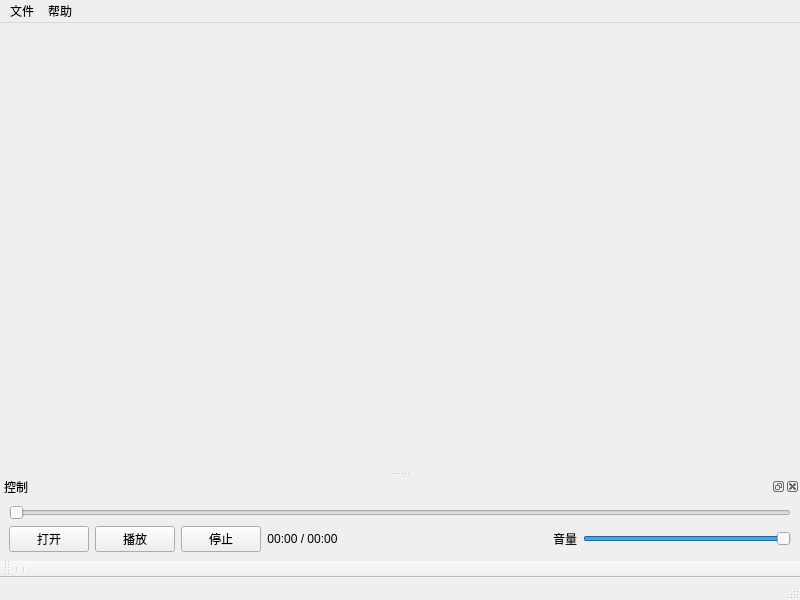
<?xml version="1.0" encoding="UTF-8"?>
<ui version="4.0">
 <class>MainWindow</class>
 <widget class="QMainWindow" name="MainWindow">
  <property name="geometry">
   <rect>
    <x>0</x>
    <y>0</y>
    <width>800</width>
    <height>600</height>
   </rect>
  </property>
  <property name="windowTitle">
   <string>YXVodPlayer</string>
  </property>
  <widget class="QWidget" name="centralwidget"/>
  <widget class="QMenuBar" name="menubar">
   <property name="geometry">
    <rect>
     <x>0</x>
     <y>0</y>
     <width>800</width>
     <height>24</height>
    </rect>
   </property>
   <widget class="QMenu" name="menuFile">
    <property name="title">
     <string>文件</string>
    </property>
    <addaction name="actionOpen"/>
    <addaction name="separator"/>
    <addaction name="actionQuit"/>
   </widget>
   <widget class="QMenu" name="menuHelp">
    <property name="title">
     <string>帮助</string>
    </property>
    <addaction name="actionAbout"/>
   </widget>
   <addaction name="menuFile"/>
   <addaction name="menuHelp"/>
  </widget>
  <widget class="QStatusBar" name="statusbar"/>
  <widget class="QToolBar" name="toolBar">
   <property name="windowTitle">
    <string>toolBar</string>
   </property>
   <attribute name="toolBarArea">
    <enum>BottomToolBarArea</enum>
   </attribute>
   <attribute name="toolBarBreak">
    <bool>false</bool>
   </attribute>
   <addaction name="separator"/>
   <addaction name="separator"/>
  </widget>
  <widget class="QDockWidget" name="controlDock">
   <property name="windowTitle">
    <string>控制</string>
   </property>
   <attribute name="dockWidgetArea">
    <number>8</number>
   </attribute>
   <widget class="QWidget" name="dockWidgetContents">
    <layout class="QVBoxLayout" name="verticalLayout">
     <item>
      <widget class="QSlider" name="seekSlider">
       <property name="maximum">
        <number>1000</number>
       </property>
       <property name="orientation">
        <enum>Qt::Horizontal</enum>
       </property>
      </widget>
     </item>
     <item>
      <layout class="QHBoxLayout" name="horizontalLayout">
       <item>
        <widget class="QPushButton" name="openButton">
         <property name="text">
          <string>打开</string>
         </property>
        </widget>
       </item>
       <item>
        <widget class="QPushButton" name="playPauseButton">
         <property name="text">
          <string>播放</string>
         </property>
        </widget>
       </item>
       <item>
        <widget class="QPushButton" name="stopButton">
         <property name="text">
          <string>停止</string>
         </property>
        </widget>
       </item>
       <item>
        <widget class="QLabel" name="timeLabel">
         <property name="text">
          <string>00:00 / 00:00</string>
         </property>
         <property name="minimumWidth">
          <number>120</number>
         </property>
         <property name="alignment">
          <set>Qt::AlignCenter</set>
         </property>
        </widget>
       </item>
       <item>
        <spacer name="horizontalSpacer">
         <property name="orientation">
          <enum>Qt::Horizontal</enum>
         </property>
         <property name="sizeHint" stdset="0">
          <size>
           <width>40</width>
           <height>20</height>
          </size>
         </property>
        </spacer>
       </item>
       <item>
        <widget class="QLabel" name="volumeLabel">
         <property name="text">
          <string>音量</string>
         </property>
        </widget>
       </item>
       <item>
        <widget class="QSlider" name="volumeSlider">
         <property name="maximum">
          <number>100</number>
         </property>
         <property name="value">
          <number>100</number>
         </property>
         <property name="orientation">
          <enum>Qt::Horizontal</enum>
         </property>
        </widget>
       </item>
      </layout>
     </item>
    </layout>
   </widget>
  </widget>
  <action name="actionOpen">
   <property name="text">
    <string>打开文件...</string>
   </property>
   <property name="shortcut">
    <string>Ctrl+O</string>
   </property>
  </action>
  <action name="actionQuit">
   <property name="text">
    <string>退出</string>
   </property>
   <property name="shortcut">
    <string>Ctrl+Q</string>
   </property>
  </action>
  <action name="actionAbout">
   <property name="text">
    <string>关于</string>
   </property>
  </action>
 </widget>
 <resources/>
 <connections>
  <connection>
   <sender>actionQuit</sender>
   <signal>triggered()</signal>
   <receiver>MainWindow</receiver>
   <slot>close()</slot>
   <hints>
    <hint type="sourcelabel">
     <x>-1</x>
     <y>-1</y>
    </hint>
    <hint type="destinationlabel">
     <x>399</x>
     <y>299</y>
    </hint>
   </hints>
  </connection>
  <connection>
   <sender>actionOpen</sender>
   <signal>triggered()</signal>
   <receiver>openButton</receiver>
   <slot>click()</slot>
   <hints>
    <hint type="sourcelabel">
     <x>-1</x>
     <y>-1</y>
    </hint>
    <hint type="destinationlabel">
     <x>57</x>
     <y>584</y>
    </hint>
   </hints>
  </connection>
 </connections>
</ui>
